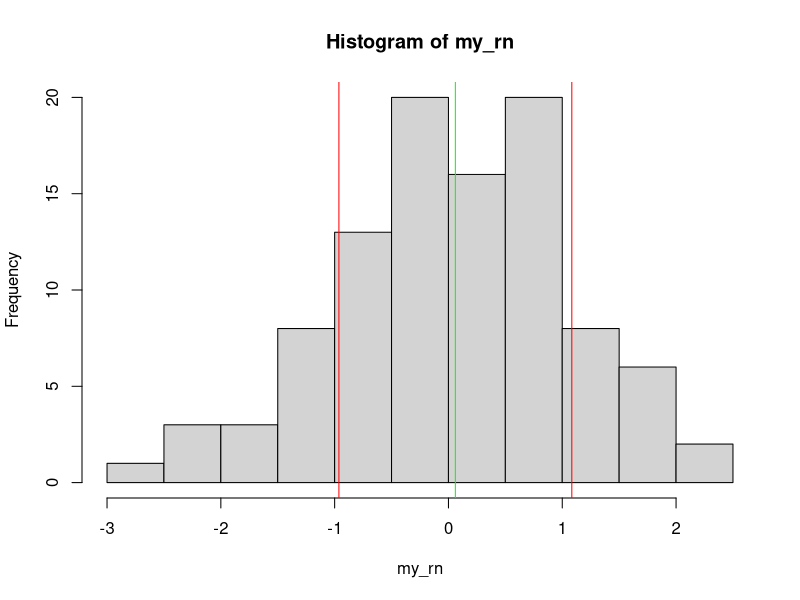

Write the R code that produced this figure.
## ---- chunk 1
library(knitr)
opts_chunk$set(results='hide')
## ---- chunk 2
v10 = 1:10
length(v10)
## ---- chunk 3
my_rn = rnorm(100)
length(rnorm)
## ---- chunk 4
mean(my_rn)
sd(my_rn)
# another useful summary
summary(my_rn)
## ---- chunk 5
# a couple of options
# Add 5 to every value of my_rn
my_rn2 = my_rn + 5
mean(my_rn2)
## ---- chunk 6
speakers = sample(1:25, replace = FALSE)
# what happens if you use replace=TRUE, the default?
## ---- chunk 7
day1 = speakers[1:13]
day2 = speakers[14:25]
## ---- chunk 8
# This will work
rep("A", 10)
# What is wrong with this one?
rep(c("A", "B"), 10)
# And how is this different?
# How would you know that you need to include
#   "each"? Read the help, of course. (or trial and error)
rep(c("A", "B"), each=5)
## ---- chunk 9
# first determine the mean
mean(my_rn)
# then, find the sd
sd(my_rn)
# What is one sd below the mean?
mean(my_rn) - sd(my_rn)
# Assign to a variable
below_mean = mean(my_rn) - sd(my_rn)
# Do the comparison
my_rn < below_mean
# We can even capture to a variable
below_mean_index = my_rn < below_mean
# Finally, we can check our answer
my_rn[below_mean_index]
## ---- chunk 10
hist(my_rn)
abline(v = mean(my_rn) - sd(my_rn), col = 'red')
abline(v = mean(my_rn) + sd(my_rn), col = 'red')
abline(v = mean(my_rn), col = 'green')
